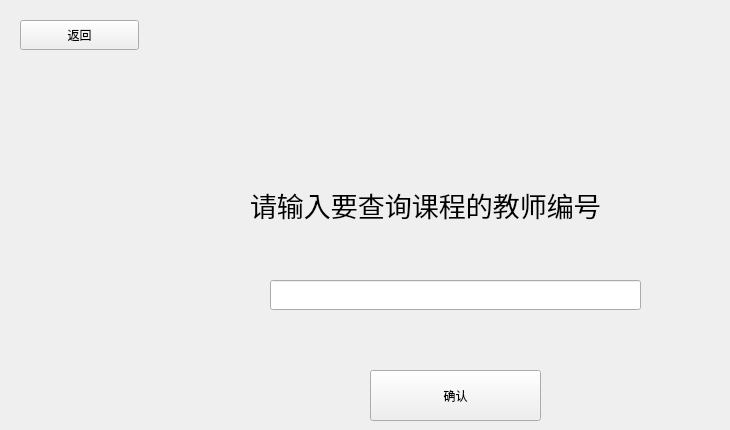
      <widget class="QWidget" name="looklessonpage">
       <widget class="QLineEdit" name="looklessonline">
        <property name="geometry">
         <rect>
          <x>270</x>
          <y>280</y>
          <width>371</width>
          <height>30</height>
         </rect>
        </property>
       </widget>
       <widget class="QPushButton" name="looklessonbtn_2">
        <property name="geometry">
         <rect>
          <x>370</x>
          <y>370</y>
          <width>171</width>
          <height>51</height>
         </rect>
        </property>
        <property name="text">
         <string>确认</string>
        </property>
       </widget>
       <widget class="QLabel" name="looklessonlabel">
        <property name="geometry">
         <rect>
          <x>250</x>
          <y>170</y>
          <width>471</width>
          <height>71</height>
         </rect>
        </property>
        <property name="text">
         <string>&lt;html&gt;&lt;head/&gt;&lt;body&gt;&lt;p&gt;&lt;span style=&quot; font-size:20pt;&quot;&gt;请输入要查询课程的教师编号&lt;/span&gt;&lt;/p&gt;&lt;/body&gt;&lt;/html&gt;</string>
        </property>
       </widget>
       <widget class="QPushButton" name="lastpage_5">
        <property name="geometry">
         <rect>
          <x>20</x>
          <y>20</y>
          <width>119</width>
          <height>30</height>
         </rect>
        </property>
        <property name="text">
         <string>返回</string>
        </property>
       </widget>
      </widget>
